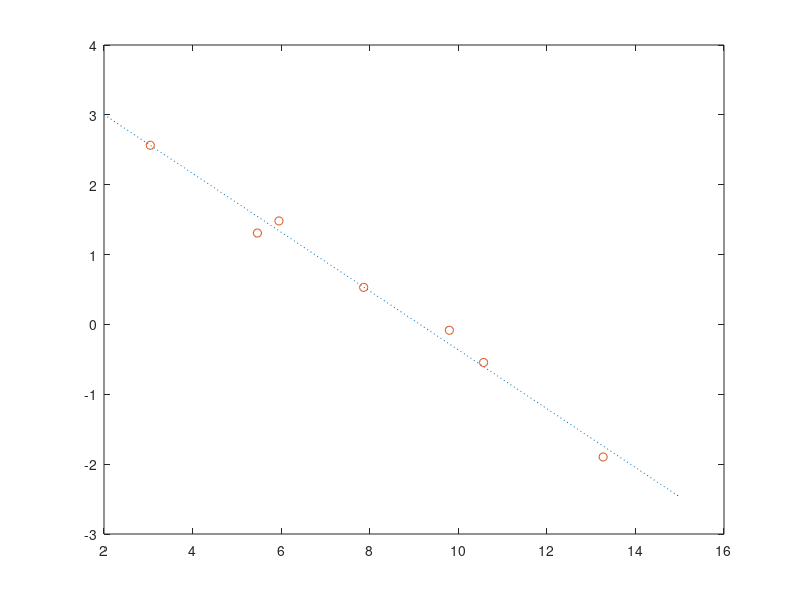

MATLAB code for this plot:
x = [21,236,384,2.6*10^3,1.8*10^4,3.9*10^4,5.8*10^5]
y = [13,3.7,4.4,1.7,0.92,0.58,0.15]

lnx = log(x)
lny = log(y)

% Une droite, est un polynôme de degré 1.
droite = polyfit(lnx,lny,1)
% -0.42109   3.84651

abcisses = [2,15]
ordonnees = polyval(droite,abcisses)

plot(abcisses,ordonnees,':',lnx,lny,'o')
print -dps exo33.ps
